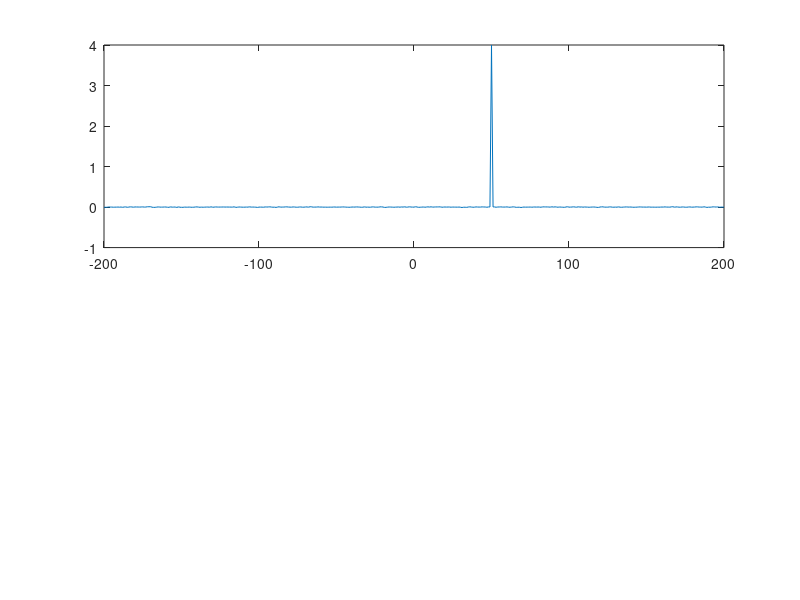

Write the MATLAB code that produced this figure. (Note: this script raises an error after producing the figure.)
N = 1e6;
sigma = 2;
x = sigma*randn(1,1e6);         % Rx[k] = sigma^2*delta[k]
y = [zeros(1,50) x(1:end-50)];  % y[n] = x[n-50]
[C1, lags] = xcov(y,x,200,'biased');

y2 = [x(51:end) zeros(1,50)];   % y[n] = x[n+50]
C2 = xcov(y2,x,200,'biased');

figure(1)
subplot(211)
plot(lags,C1)
xlabel('k',Interpreter='latex')
title('$C_X[k]$',Interpreter='latex')
grid on

subplot(212)
plot(lags,C2)
xlabel('k',Interpreter='latex')
title('$C_X[k]$',Interpreter='latex')
grid on